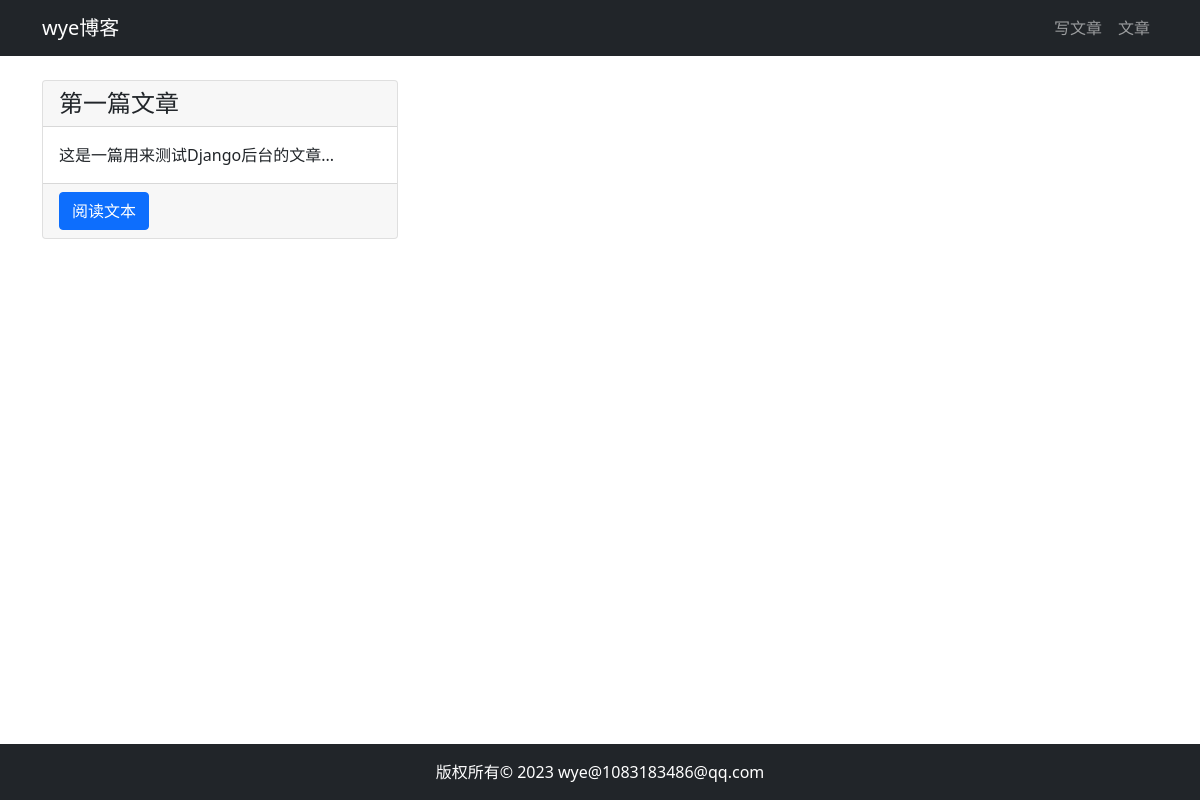
Page /article/article-list/ on the earlier database version.
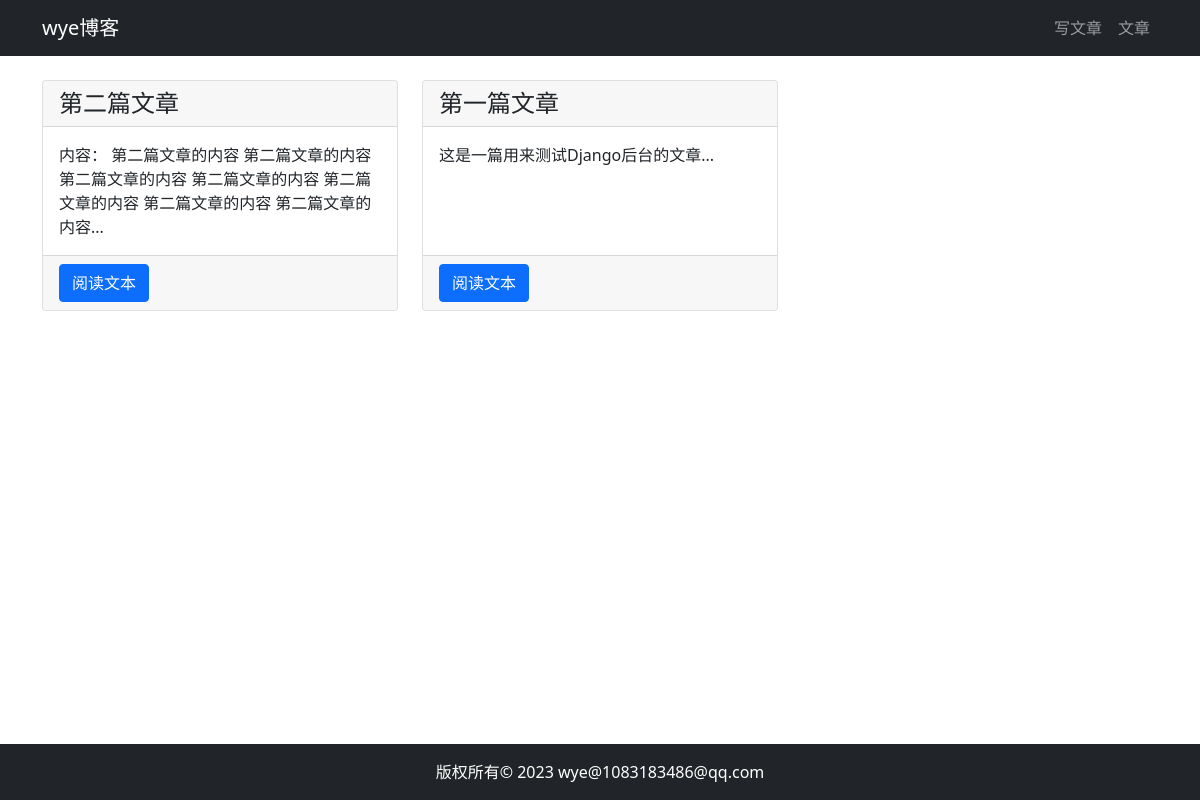
Same page on the later database version.
### article/models.py (models this page shows)
class ArticlePost(models.Model):
    author = models.ForeignKey(User, verbose_name='文章作者', on_delete=models.CASCADE)
    title = models.CharField(verbose_name='文章标题', max_length=200)
    body = models.TextField(verbose_name='文章内容')
    created = models.DateTimeField(verbose_name='创建时间', default=timezone.now)
    updated = models.DateTimeField(verbose_name='更新时间', auto_now=True)
    class Meta:
        ordering = ('-created',)
    def __str__(self):
        return self.title

### article/views.py (the view)
# urls.py: path('article-list/', views.article_list, name='article_list'),
@csrf_exempt
@require_http_methods(['GET'])
def article_list(request):
    print_request(request)
    articles = ArticlePost.objects.all()
    print(articles)
    context = {'articles': articles}
    return render(request, 'article/list.html', context)

### article/views.py (called while the page is built)
def print_request(req):
    print(f"""
        request method:{req.method}, headers: {req.headers}, body: {req.body}
    """)

### templates/article/list.html (shortened to what this page needs)
{% extends "base.html" %}
{% load static %}
{% block content %}
<div class="container">
    <div class="row mt-2">
        {% for article in articles %}
        <div class="col-4 mb-4 mt-3">
            <div class="card h-100">
                <h4 class="card-header">{{ article.title }}</h4>
                <div class="card-body">
                    <p class="card-text">{{ article.body|slice:'100' }}...</p>
                </div>
                <div class="card-footer">
                    <a href="{% url 'article:article_detail' article.id %}" class="btn btn-primary">阅读文本</a>
                </div>
            </div>
        </div>
        {% endfor %}
    </div>
</div>
{% endblock content %}

Differences in the rows shown:
added ArticlePost: title "第二篇文章", body "内容： 第二篇文章的内容 第二篇文章的内容 第二篇文章的内容 第二篇文章的内容 第二篇文章的内容 第二篇文章的内容 第二篇文章的内容"
